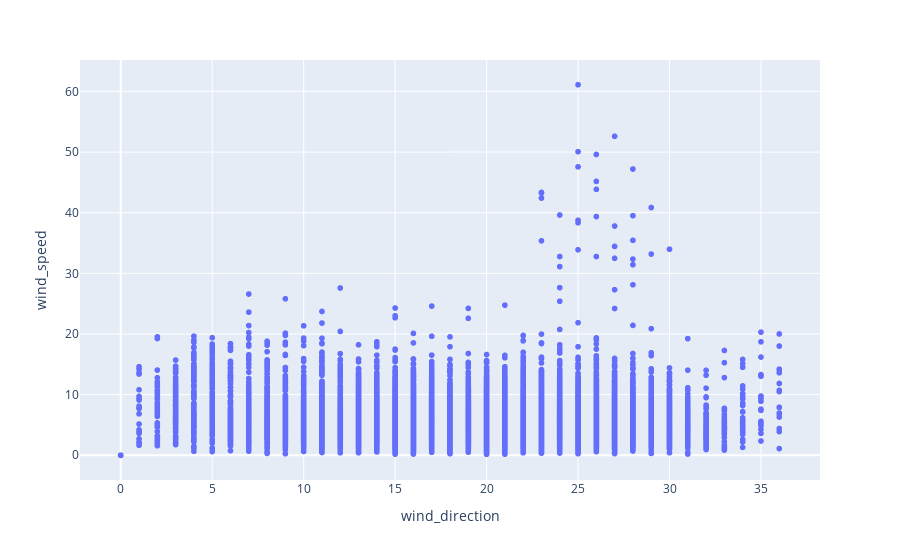

Here is the notebook cell this chart was saved with:
### Code cell
px.scatter(weatherdf, 'wind_direction','wind_speed')

### Figure 1 — Plotly figure (JSON) as saved in the notebook; plotly's stock layout.template omitted (floating-point values rounded to 4 significant figures; data arrays with more than 128 entries replaced by an {"elided": "..."} marker saying what was removed)
{"data": [{"hovertemplate": "wind_direction=%{x}<br>wind_speed=%{y}<extra></extra>", "legendgroup": "", "marker": {"color": "#636efa", "symbol": "circle"}, "mode": "markers", "name": "", "showlegend": false, "type": "scattergl", "x": {"elided": "16743 int values"}, "xaxis": "x", "y": {"elided": "16743 float values"}, "yaxis": "y"}], "layout": {"legend": {"tracegroupgap": 0}, "margin": {"t": 60}, "xaxis": {"anchor": "y", "domain": [0, 1], "title": {"text": "wind_direction"}}, "yaxis": {"anchor": "x", "domain": [0, 1], "title": {"text": "wind_speed"}}}}
